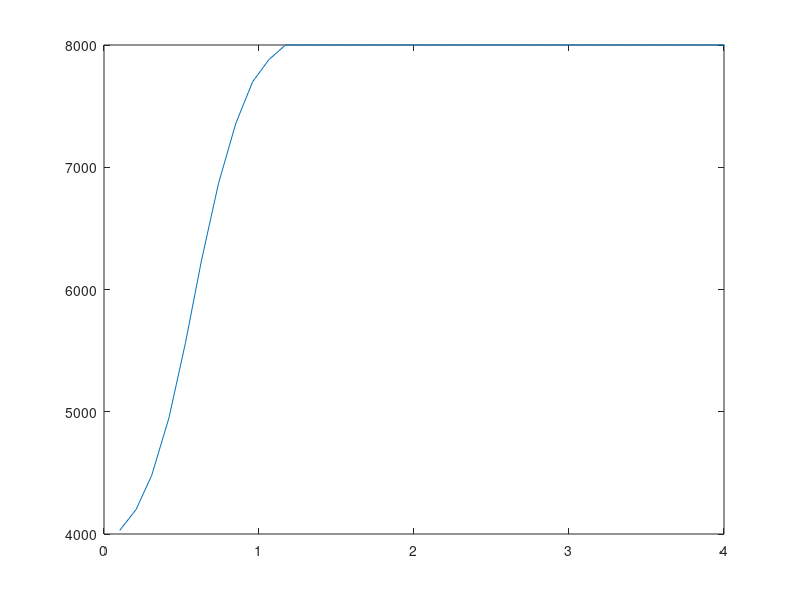
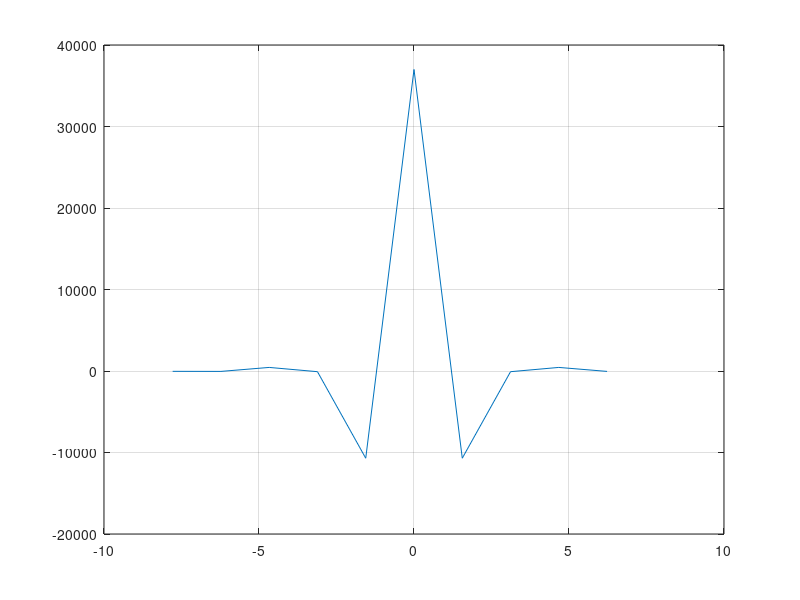
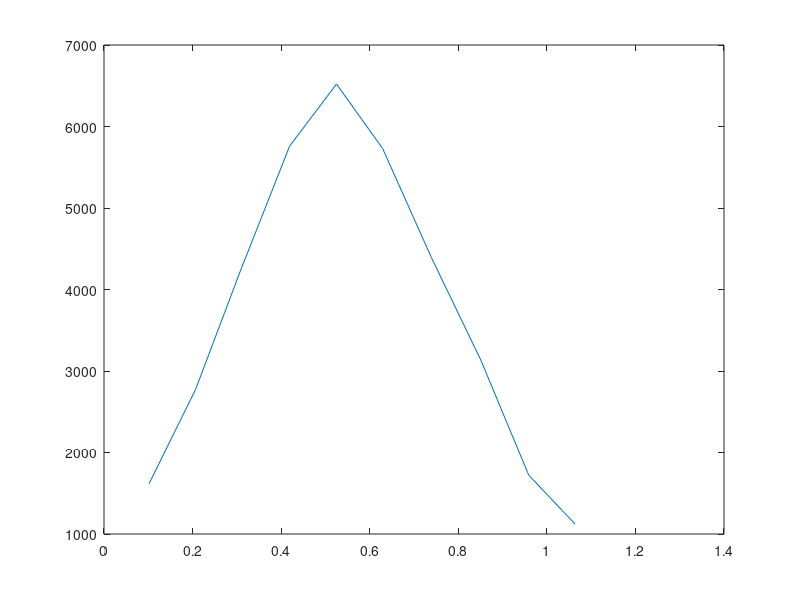

Here is the MATLAB script that generated these plots, in order:
% Khrisna Kamarga
% Step Response Plot - Robotic Eyes
clear all; close all; clc;

cd 'C:\Users\Khrisna Adi Kamarga\PycharmProjects\Maestro\venv';
load step11 %lead lag looking
% lead lag looking: 9
% nice looking vel: 11

pos = double(pos);

dx = pos(2:end) - pos(1:end-1);
dt = t(2:end) - t(1:end-1);
v = dx./dt;
v = v(~isnan(v));
v(v==0) = [];

figure(1)
plot(t, pos)
xlim([0 4])


L = max(t); % spatial domain
n = length(v); % Fourier modes
x2 = linspace(0,L,n+1); x = x2(1:n); % not used
k = (2*pi/(L))*[0:(n/2-1) -n/2:-1]; ks = fftshift(k);

figure(2)
plot(ks, real(fftshift(fft(v(1:length(k))))))
grid on
% xlim([-20 20])

figure(3)
plot(t(1:length(v)), v);